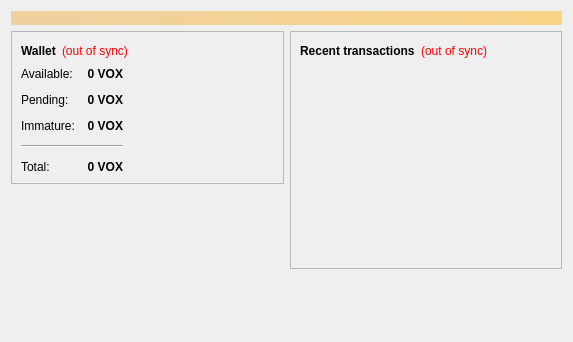
<?xml version="1.0" encoding="UTF-8"?>
<ui version="4.0">
 <class>OverviewPage</class>
 <widget class="QWidget" name="OverviewPage">
  <property name="geometry">
   <rect>
    <x>0</x>
    <y>0</y>
    <width>573</width>
    <height>342</height>
   </rect>
  </property>
  <property name="windowTitle">
   <string>Form</string>
  </property>
  <layout class="QVBoxLayout" name="topLayout">
   <item>
    <widget class="QLabel" name="labelAlerts">
     <property name="visible">
      <bool>false</bool>
     </property>
     <property name="styleSheet">
      <string notr="true">background-color: qlineargradient(x1: 0, y1: 0, x2: 1, y2: 0, stop:0 #F0D0A0, stop:1 #F8D488); color:#000000;</string>
     </property>
     <property name="wordWrap">
      <bool>true</bool>
     </property>
     <property name="margin">
      <number>3</number>
     </property>
    </widget>
   </item>
   <item>
    <layout class="QHBoxLayout" name="horizontalLayout" stretch="1,1">
     <item>
      <layout class="QVBoxLayout" name="verticalLayout_2">
       <item>
        <widget class="QFrame" name="frame">
         <property name="frameShape">
          <enum>QFrame::StyledPanel</enum>
         </property>
         <property name="frameShadow">
          <enum>QFrame::Raised</enum>
         </property>
         <layout class="QVBoxLayout" name="verticalLayout_4">
          <item>
           <layout class="QHBoxLayout" name="horizontalLayout_4">
            <item>
             <widget class="QLabel" name="label_5">
              <property name="font">
               <font>
                <weight>75</weight>
                <bold>true</bold>
               </font>
              </property>
              <property name="text">
               <string>Wallet</string>
              </property>
             </widget>
            </item>
            <item>
             <widget class="QLabel" name="labelWalletStatus">
              <property name="toolTip">
               <string>The displayed information may be out of date. Your wallet automatically synchronizes with the Voxels network after a connection is established, but this process has not completed yet.</string>
              </property>
              <property name="styleSheet">
               <string notr="true">QLabel { color: red; }</string>
              </property>
              <property name="text">
               <string notr="true">(out of sync)</string>
              </property>
              <property name="alignment">
               <set>Qt::AlignLeading|Qt::AlignLeft|Qt::AlignVCenter</set>
              </property>
             </widget>
            </item>
            <item>
             <spacer name="horizontalSpacer_2">
              <property name="orientation">
               <enum>Qt::Horizontal</enum>
              </property>
              <property name="sizeHint" stdset="0">
               <size>
                <width>40</width>
                <height>20</height>
               </size>
              </property>
             </spacer>
            </item>
           </layout>
          </item>
          <item>
          <layout class="QHBoxLayout" name="horizontalLayout_3">
           <item>
           <layout class="QFormLayout" name="formLayout_2">
            <property name="fieldGrowthPolicy">
             <enum>QFormLayout::AllNonFixedFieldsGrow</enum>
            </property>
            <property name="horizontalSpacing">
             <number>12</number>
            </property>
            <property name="verticalSpacing">
             <number>12</number>
            </property>
            <item row="0" column="0">
             <widget class="QLabel" name="label">
              <property name="text">
               <string>Available:</string>
              </property>
             </widget>
            </item>
            <item row="0" column="1">
             <widget class="QLabel" name="labelBalance">
              <property name="font">
               <font>
                <weight>75</weight>
                <bold>true</bold>
               </font>
              </property>
              <property name="cursor">
               <cursorShape>IBeamCursor</cursorShape>
              </property>
              <property name="toolTip">
               <string>Your current spendable balance</string>
              </property>
              <property name="text">
               <string notr="true">0 VOX</string>
              </property>
              <property name="alignment">
               <set>Qt::AlignRight|Qt::AlignTrailing|Qt::AlignVCenter</set>
              </property>
              <property name="textInteractionFlags">
               <set>Qt::LinksAccessibleByMouse|Qt::TextSelectableByKeyboard|Qt::TextSelectableByMouse</set>
              </property>
             </widget>
            </item>
            <item row="1" column="0">
             <widget class="QLabel" name="label_3">
              <property name="text">
               <string>Pending:</string>
              </property>
             </widget>
            </item>
            <item row="1" column="1">
             <widget class="QLabel" name="labelUnconfirmed">
              <property name="font">
               <font>
                <weight>75</weight>
                <bold>true</bold>
               </font>
              </property>
              <property name="cursor">
               <cursorShape>IBeamCursor</cursorShape>
              </property>
              <property name="toolTip">
               <string>Total of transactions that have yet to be confirmed, and do not yet count toward the spendable balance</string>
              </property>
              <property name="text">
               <string notr="true">0 VOX</string>
              </property>
              <property name="alignment">
               <set>Qt::AlignRight|Qt::AlignTrailing|Qt::AlignVCenter</set>
              </property>
              <property name="textInteractionFlags">
               <set>Qt::LinksAccessibleByMouse|Qt::TextSelectableByKeyboard|Qt::TextSelectableByMouse</set>
              </property>
             </widget>
            </item>
            <item row="2" column="0">
             <widget class="QLabel" name="labelImmatureText">
              <property name="text">
               <string>Immature:</string>
              </property>
             </widget>
            </item>
            <item row="2" column="1">
             <widget class="QLabel" name="labelImmature">
              <property name="font">
               <font>
                <weight>75</weight>
                <bold>true</bold>
               </font>
              </property>
              <property name="toolTip">
               <string>Mined balance that has not yet matured</string>
              </property>
              <property name="text">
               <string notr="true">0 VOX</string>
              </property>
              <property name="alignment">
               <set>Qt::AlignRight|Qt::AlignTrailing|Qt::AlignVCenter</set>
              </property>
              <property name="textInteractionFlags">
               <set>Qt::LinksAccessibleByMouse|Qt::TextSelectableByKeyboard|Qt::TextSelectableByMouse</set>
              </property>
             </widget>
            </item>
            <item row="4" column="0">
             <widget class="QLabel" name="labelTotalText">
              <property name="text">
               <string>Total:</string>
              </property>
             </widget>
            </item>
            <item row="4" column="1">
             <widget class="QLabel" name="labelTotal">
              <property name="font">
               <font>
                <weight>75</weight>
                <bold>true</bold>
               </font>
              </property>
              <property name="cursor">
               <cursorShape>IBeamCursor</cursorShape>
              </property>
              <property name="toolTip">
               <string>Your current total balance</string>
              </property>
              <property name="text">
               <string notr="true">0 VOX</string>
              </property>
              <property name="alignment">
               <set>Qt::AlignRight|Qt::AlignTrailing|Qt::AlignVCenter</set>
              </property>
              <property name="textInteractionFlags">
               <set>Qt::LinksAccessibleByMouse|Qt::TextSelectableByKeyboard|Qt::TextSelectableByMouse</set>
              </property>
             </widget>
            </item>
            <item row="3" column="0" colspan="2">
             <widget class="Line" name="line">
              <property name="orientation">
               <enum>Qt::Horizontal</enum>
              </property>
             </widget>
            </item>
           </layout>
          </item>
            <item>
             <spacer name="horizontalSpacer_3">
              <property name="orientation">
               <enum>Qt::Horizontal</enum>
              </property>
              <property name="sizeHint" stdset="0">
               <size>
                <width>40</width>
                <height>20</height>
               </size>
              </property>
             </spacer>
            </item>
           </layout>
          </item>
         </layout>
        </widget>
       </item>
       <item>
        <spacer name="verticalSpacer">
         <property name="orientation">
          <enum>Qt::Vertical</enum>
         </property>
         <property name="sizeHint" stdset="0">
          <size>
           <width>20</width>
           <height>40</height>
          </size>
         </property>
        </spacer>
       </item>
      </layout>
     </item>
     <item>
      <layout class="QVBoxLayout" name="verticalLayout_3">
       <item>
        <widget class="QFrame" name="frame_2">
         <property name="frameShape">
          <enum>QFrame::StyledPanel</enum>
         </property>
         <property name="frameShadow">
          <enum>QFrame::Raised</enum>
         </property>
         <layout class="QVBoxLayout" name="verticalLayout">
          <item>
           <layout class="QHBoxLayout" name="horizontalLayout_2">
            <item>
             <widget class="QLabel" name="label_4">
              <property name="text">
               <string>&lt;b&gt;Recent transactions&lt;/b&gt;</string>
              </property>
             </widget>
            </item>
            <item>
             <widget class="QLabel" name="labelTransactionsStatus">
              <property name="toolTip">
               <string>The displayed information may be out of date. Your wallet automatically synchronizes with the Voxels network after a connection is established, but this process has not completed yet.</string>
              </property>
              <property name="styleSheet">
               <string notr="true">QLabel { color: red; }</string>
              </property>
              <property name="text">
               <string notr="true">(out of sync)</string>
              </property>
              <property name="alignment">
               <set>Qt::AlignRight|Qt::AlignTrailing|Qt::AlignVCenter</set>
              </property>
             </widget>
            </item>
            <item>
             <spacer name="horizontalSpacer">
              <property name="orientation">
               <enum>Qt::Horizontal</enum>
              </property>
              <property name="sizeHint" stdset="0">
               <size>
                <width>40</width>
                <height>20</height>
               </size>
              </property>
             </spacer>
            </item>
           </layout>
          </item>
          <item>
           <widget class="QListView" name="listTransactions">
            <property name="styleSheet">
             <string notr="true">QListView { background: transparent; }</string>
            </property>
            <property name="frameShape">
             <enum>QFrame::NoFrame</enum>
            </property>
            <property name="verticalScrollBarPolicy">
             <enum>Qt::ScrollBarAlwaysOff</enum>
            </property>
            <property name="horizontalScrollBarPolicy">
             <enum>Qt::ScrollBarAlwaysOff</enum>
            </property>
            <property name="selectionMode">
             <enum>QAbstractItemView::NoSelection</enum>
            </property>
           </widget>
          </item>
         </layout>
        </widget>
       </item>
       <item>
        <spacer name="verticalSpacer_2">
         <property name="orientation">
          <enum>Qt::Vertical</enum>
         </property>
         <property name="sizeHint" stdset="0">
          <size>
           <width>20</width>
           <height>40</height>
          </size>
         </property>
        </spacer>
       </item>
      </layout>
     </item>
    </layout>
   </item>
  </layout>
 </widget>
 <resources/>
 <connections/>
</ui>
